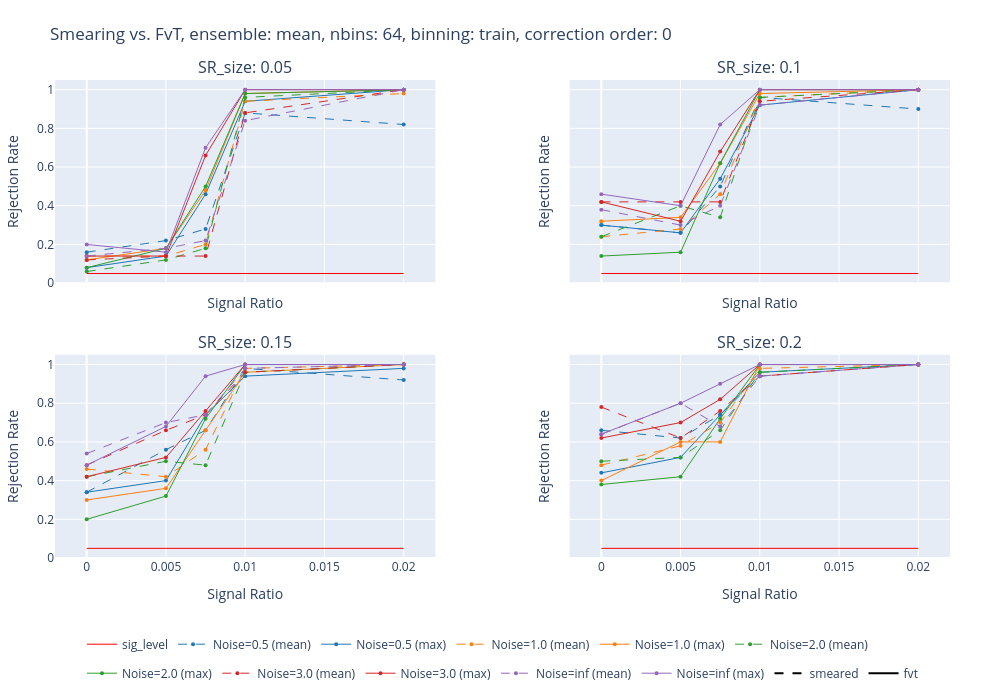
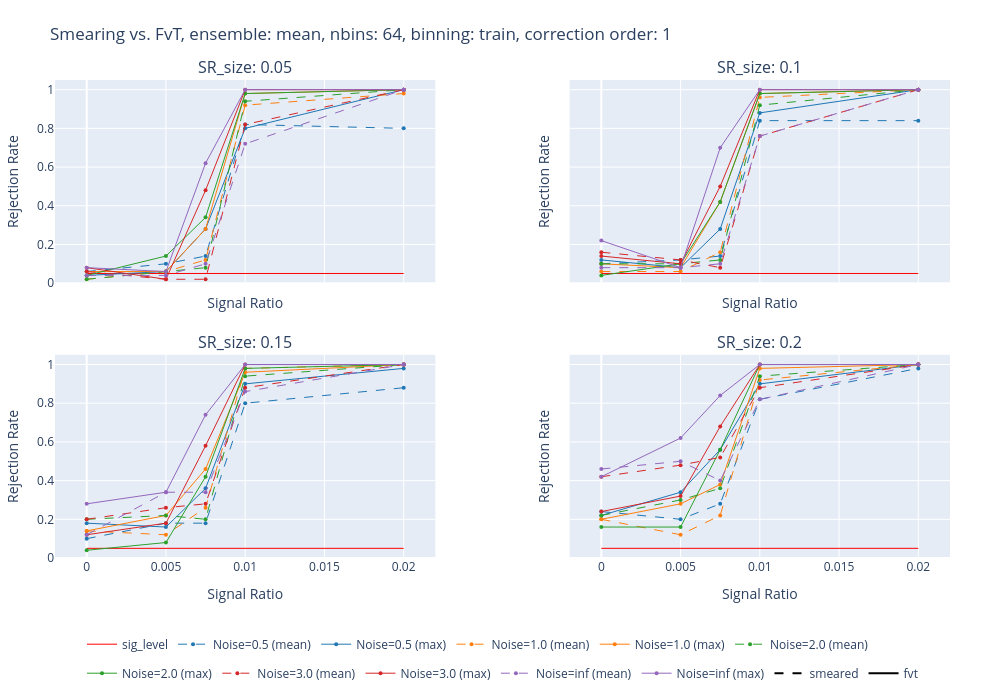
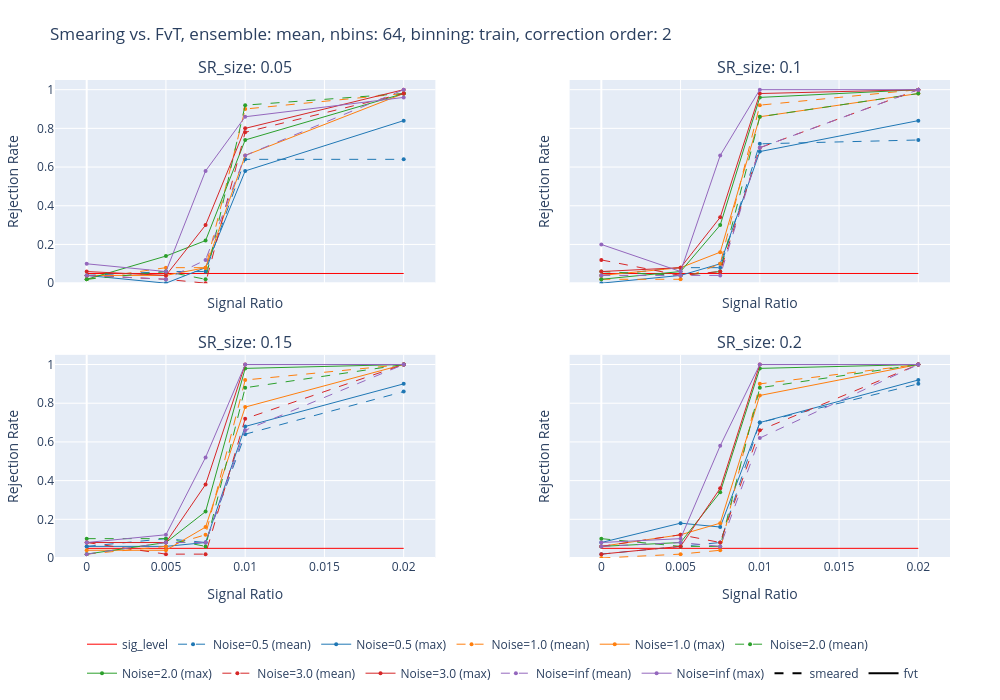

Here is the notebook cell these charts were saved with, in order:
### Code cell
import numpy as np
import plotly.graph_objects as go
from plotly.subplots import make_subplots

# Define parameters
noise_scales = [0.5, 1.0, 2.0, 3.0, np.inf]
bin_stats = "smeared"
colors = ['#1f77b4', '#ff7f0e', '#2ca02c', '#d62728', '#9467bd']  # Plotly default colors
line_styles = ["dash", "solid"]  # Plotly line styles

# For each nbins and binning_mode combination
nbins = 64
binning_mode = "train"

for correction_order, label in [
    ("rejected_o0", "order: 0"), 
    ("rejected_o1", "order: 1"), 
    ("rejected_o2", "order: 2")
]:
    # Create a 2x2 subplot figure with updated spacing
    fig = make_subplots(
        rows=2, cols=2,
        subplot_titles=[f"SR_size: {SR_size}" for SR_size in [0.05, 0.1, 0.15, 0.2]],
        shared_xaxes=True,
        shared_yaxes=True,
        vertical_spacing=0.15,
        horizontal_spacing=0.15
    )
    
    # Add a main title with tight layout
    fig.update_layout(
        title=f"Smearing vs. FvT, ensemble: {bin_ensemble_mode}, nbins: {nbins}, binning: {binning_mode}, correction {label}",
        height=700,
        width=1000,
        margin=dict(l=50, r=50, t=80, b=120, pad=0),
        legend=dict(
            orientation="h",
            yanchor="top",
            y=-0.15,
            xanchor="center",
            x=0.5
        )
    )
    
    # Plot for each SR_size
    for i, SR_size in enumerate([0.05, 0.1, 0.15, 0.2]):
        row = i // 2 + 1
        col = i % 2 + 1
        
        # Add a horizontal line for significance level
        sig_level_trace = go.Scatter(
            x=[0, 0.02],
            y=[sig_level, sig_level],
            mode='lines',
            line=dict(color='red', dash='solid', width=1),
            name='sig_level',
            legendgroup='sig_level',
            showlegend=(i==0)
        )
        fig.add_trace(sig_level_trace, row=row, col=col)
        
        # Add traces for each noise scale and ensemble mode
        for j, noise_scale in enumerate(noise_scales):
            # Filter data for current parameters
            pull_df_filtered = pull_df_summary[
                (pull_df_summary["SR_size"] == SR_size) &
                (pull_df_summary["nbins"] == nbins) &
                (pull_df_summary["binning_mode"] == binning_mode) &
                (pull_df_summary["noise_scale"] == noise_scale) &
                # (pull_df_summary["bin_ensemble_mode"] == bin_ensemble_mode) &
                # (pull_df_summary["SR_ensemble_mode"] == SR_ensemble_mode) &
                (pull_df_summary["bin_stats"] == bin_stats)
            ]
            
            if not pull_df_filtered.empty:
                mean_df = pull_df_filtered[(pull_df_filtered["bin_ensemble_mode"] == "mean")
                                           & (pull_df_filtered["SR_ensemble_mode"] == "mean")]
                if not mean_df.empty:
                    mean_trace = go.Scatter(
                        x=mean_df["signal_ratio"],
                        y=mean_df[correction_order],
                        mode='lines+markers',
                        line=dict(color=colors[j], dash='dash', width=1),
                        marker=dict(size=4),
                        name=f"Noise={noise_scale} (mean)",
                        legendgroup=f"noise_{noise_scale}_mean",
                        showlegend=(i==0)
                    )
                    fig.add_trace(mean_trace, row=row, col=col)
                
                max_df = pull_df_filtered[(pull_df_filtered["bin_ensemble_mode"] == "max")
                                           & (pull_df_filtered["SR_ensemble_mode"] == "max")]
                if not max_df.empty:
                    max_trace = go.Scatter(
                        x=max_df["signal_ratio"],
                        y=max_df[correction_order],
                        mode='lines+markers',
                        line=dict(color=colors[j], dash='solid', width=1),
                        marker=dict(size=4),
                        name=f"Noise={noise_scale} (max)",
                        legendgroup=f"noise_{noise_scale}_max",
                        showlegend=(i==0)
                    )
                    fig.add_trace(max_trace, row=row, col=col)
    
    # Update axes labels
    fig.update_xaxes(title_text="Signal Ratio", range=[-0.002, 0.022])
    fig.update_yaxes(title_text="Rejection Rate", range=[0, 1.05])
    
    # Create custom legend traces for the ensemble modes (dash patterns)
    style_smeared_trace = go.Scatter(
        x=[None], y=[None],
        mode='lines',
        line=dict(color='black', dash='dash'),
        name='smeared',
        legendgroup='style_smeared',
        showlegend=True
    )
    fig.add_trace(style_smeared_trace)
    
    style_fvt_trace = go.Scatter(
        x=[None], y=[None],
        mode='lines',
        line=dict(color='black', dash='solid'),
        name='fvt',
        legendgroup='style_fvt',
        showlegend=True
    )
    fig.add_trace(style_fvt_trace)
    
    # Display the figure
    fig.show()
